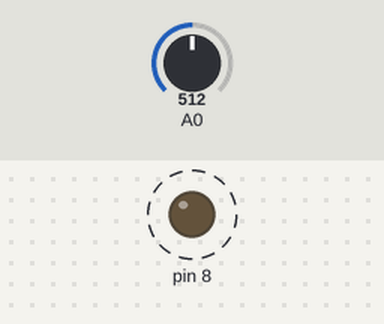
Bench run of a sketch on a simulated Arduino Uno, built with avr-gcc and run on an emulated ATmega328P. On the bench: output pins drawn as LEDs (lit = HIGH). Dashed ring = blinking. The inputs (shaded band) are chosen by the test bench; at power-on: A0 = 512. No radio packets arrive unless stated; what the sketch prints to the serial monitor is not drawn.

Above: at 0.03 s.
Timing chart, 0 to 3.0 s (numbered marks = the images above):
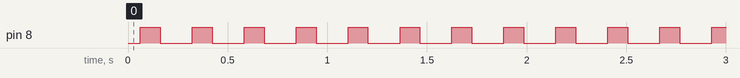

Measured:
- by itself, pin 8: alternates HIGH for 0.10 s and LOW for 0.16 s

The sketch:

main.ino
```cpp
#include <RH_ASK.h>
#include <SPI.h>

RH_ASK driver;

int val = 0;
int send_val = 0;

void setup(){
  Serial.begin(9600);
  if (!driver.init()){
    Serial.println("Initialization failed");
  }
  pinMode(8, OUTPUT);
}

void sendData(const char data[sizeof(int)]){
  driver.send((uint8_t *)data, strlen(data));
  driver.waitPacketSent();
  digitalWrite(8, 1);
  delay(100);
  digitalWrite(8, 0);
}

void loop(){
  val = analogRead(A0);
  send_val = map(val, 0, 1023, 0, 180);
  const char data[sizeof(int)];
  itoa(send_val, data, 10);
  Serial.println(data);
  sendData(data);
  delay(100);

}
```
